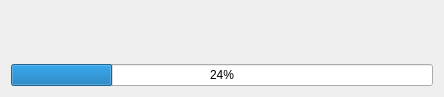
<?xml version="1.0" encoding="UTF-8"?>
<ui version="4.0">
 <class>ProgressCtrlForm</class>
 <widget class="QWidget" name="ProgressCtrlForm">
  <property name="geometry">
   <rect>
    <x>0</x>
    <y>0</y>
    <width>444</width>
    <height>97</height>
   </rect>
  </property>
  <property name="windowTitle">
   <string/>
  </property>
  <layout class="QVBoxLayout" name="verticalLayout">
   <item>
    <widget class="QLabel" name="tips_">
     <property name="text">
      <string/>
     </property>
    </widget>
   </item>
   <item>
    <widget class="QProgressBar" name="progress_">
     <property name="value">
      <number>24</number>
     </property>
    </widget>
   </item>
  </layout>
 </widget>
 <layoutdefault spacing="6" margin="11"/>
 <resources/>
 <connections/>
</ui>
